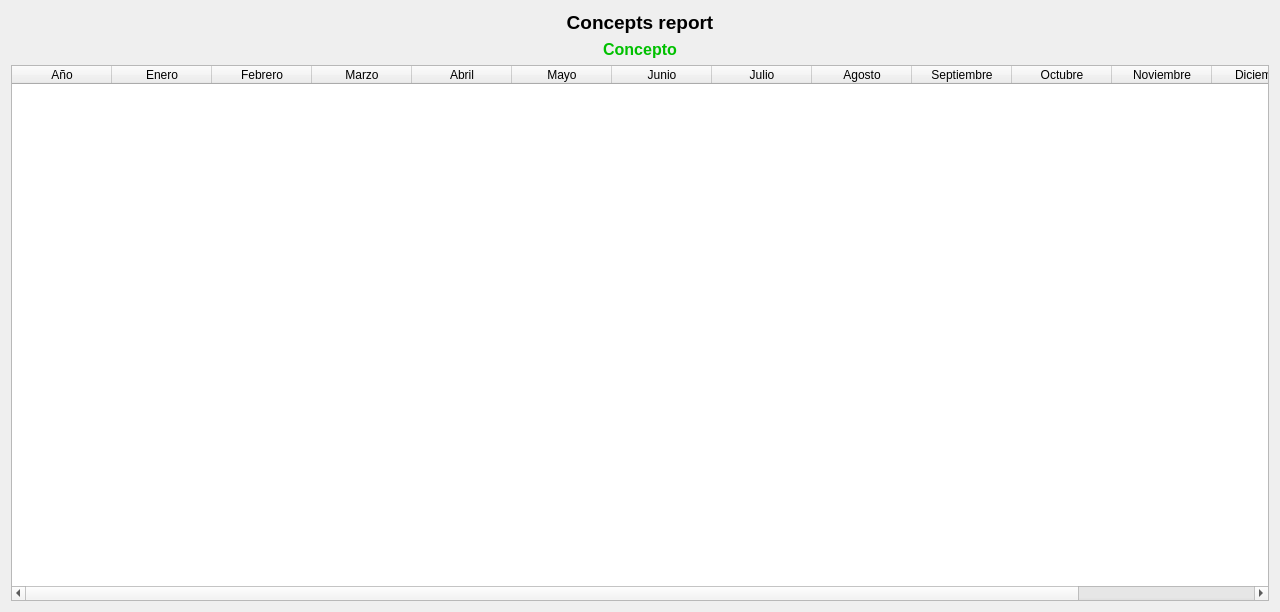
<?xml version="1.0" encoding="UTF-8"?>
<ui version="4.0">
 <class>frmConceptsHistorical</class>
 <widget class="QDialog" name="frmConceptsHistorical">
  <property name="geometry">
   <rect>
    <x>0</x>
    <y>0</y>
    <width>1280</width>
    <height>612</height>
   </rect>
  </property>
  <property name="windowTitle">
   <string>Historical concepts report</string>
  </property>
  <property name="windowIcon">
   <iconset resource="../images/xulpymoney.qrc">
    <normaloff>:/xulpymoney/history.png</normaloff>:/xulpymoney/history.png</iconset>
  </property>
  <layout class="QHBoxLayout" name="horizontalLayout">
   <item>
    <layout class="QVBoxLayout" name="verticalLayout">
     <item>
      <widget class="QLabel" name="lblTitle">
       <property name="font">
        <font>
         <pointsize>14</pointsize>
         <weight>75</weight>
         <bold>true</bold>
        </font>
       </property>
       <property name="text">
        <string>Concepts report</string>
       </property>
       <property name="alignment">
        <set>Qt::AlignCenter</set>
       </property>
      </widget>
     </item>
     <item>
      <widget class="QLabel" name="lblSubtitle">
       <property name="font">
        <font>
         <pointsize>12</pointsize>
         <weight>75</weight>
         <bold>true</bold>
        </font>
       </property>
       <property name="styleSheet">
        <string notr="true">color: rgb(0, 192, 0);</string>
       </property>
       <property name="text">
        <string>Concepto</string>
       </property>
       <property name="alignment">
        <set>Qt::AlignCenter</set>
       </property>
      </widget>
     </item>
     <item>
      <widget class="myQTableWidget" name="table">
       <attribute name="verticalHeaderVisible">
        <bool>false</bool>
       </attribute>
       <column>
        <property name="text">
         <string>Año</string>
        </property>
       </column>
       <column>
        <property name="text">
         <string>Enero</string>
        </property>
       </column>
       <column>
        <property name="text">
         <string>Febrero</string>
        </property>
       </column>
       <column>
        <property name="text">
         <string>Marzo</string>
        </property>
       </column>
       <column>
        <property name="text">
         <string>Abril</string>
        </property>
       </column>
       <column>
        <property name="text">
         <string>Mayo</string>
        </property>
       </column>
       <column>
        <property name="text">
         <string>Junio</string>
        </property>
       </column>
       <column>
        <property name="text">
         <string>Julio</string>
        </property>
       </column>
       <column>
        <property name="text">
         <string>Agosto</string>
        </property>
       </column>
       <column>
        <property name="text">
         <string>Septiembre</string>
        </property>
       </column>
       <column>
        <property name="text">
         <string>Octubre</string>
        </property>
       </column>
       <column>
        <property name="text">
         <string>Noviembre</string>
        </property>
       </column>
       <column>
        <property name="text">
         <string>Diciembre</string>
        </property>
       </column>
       <column>
        <property name="text">
         <string>Total</string>
        </property>
       </column>
      </widget>
     </item>
    </layout>
   </item>
  </layout>
 </widget>
 <customwidgets>
  <customwidget>
   <class>myQTableWidget</class>
   <extends>QTableWidget</extends>
   <header location="global">myqtablewidget</header>
  </customwidget>
 </customwidgets>
 <resources>
  <include location="../images/xulpymoney.qrc"/>
 </resources>
 <connections/>
</ui>
